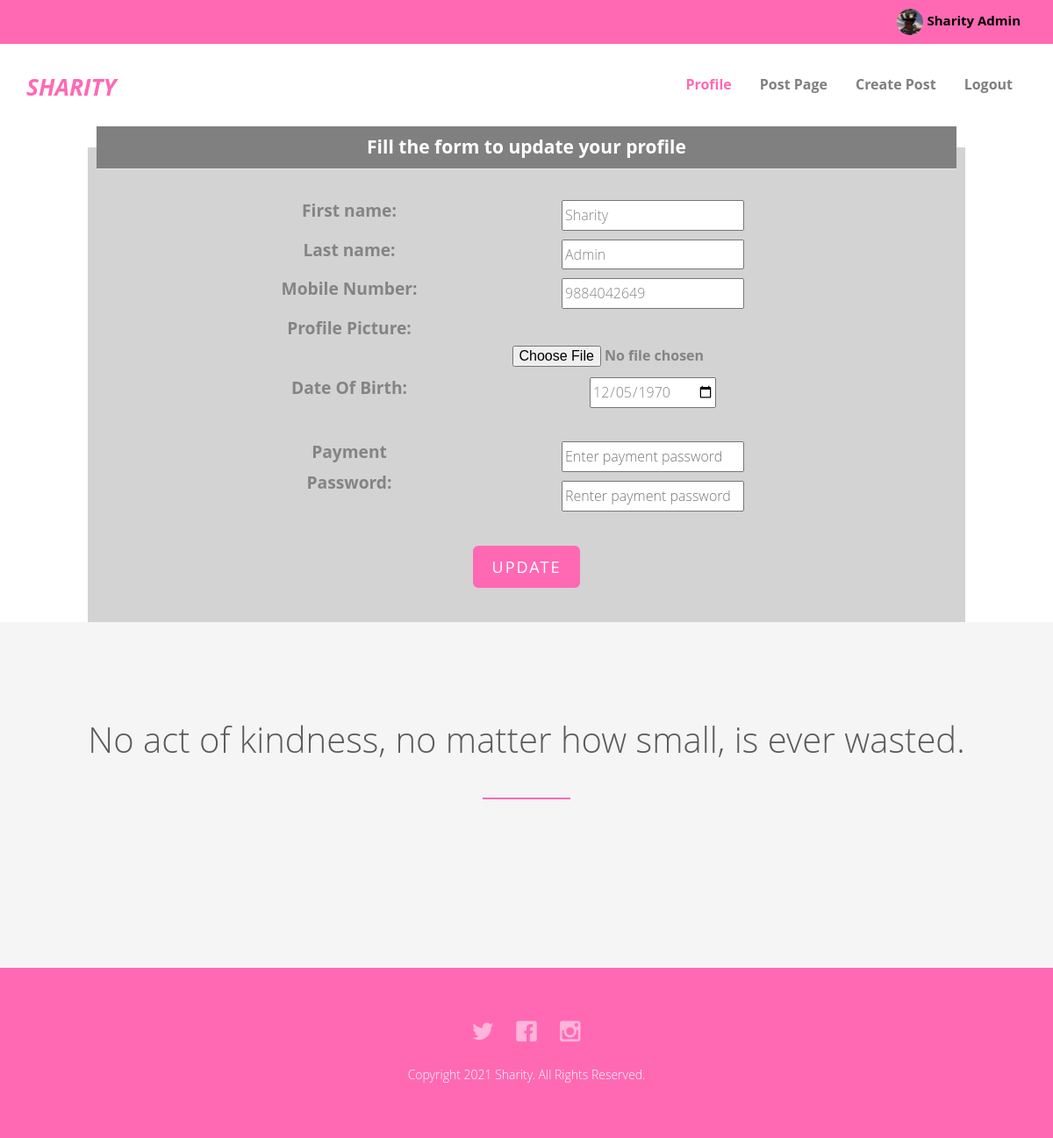
The page /updateprofile/ (signed in) on the database its author committed.
### base/models.py (models this page shows, shortened)
class Profile(models.Model):
    user = models.OneToOneField(User, on_delete=CASCADE)
    first_name = models.CharField(max_length=25, blank=True, null=True)
    last_name = models.CharField(max_length=25, blank=True, null=True)
    mobile_number = models.CharField(max_length=25, blank=True, null=True)
    date_created = models.DateField(auto_now_add=True)
    dp = models.ImageField(default='Mikasa.jpg',
                           upload_to='dp', blank=True, null=True)
    public_id = models.CharField(
        max_length=25, default=public_id_fun, unique=True)
    wallet = models.IntegerField(blank=True, null=True, default=100)
    payment_password = models.CharField(
        max_length=255, default='hello', blank=True, null=True)
    dob = models.DateField(null=True, blank=True)

### base/views.py (the view)
# urls.py: path('updateprofile/', Updateprofile, name='updateprofile'),
@login_required(login_url='login')
def Updateprofile(request):
    paypass_one = request.POST.get('paypass1')
    paypass_two = request.POST.get('paypass2')
    user = request.user
    var = Profile.objects.get(user=user)
    form = Profilemodelform(instance=var)
    if paypass_one == paypass_two:
        if request.method == 'POST':
            form = Profilemodelform(request.POST, request.FILES, instance=var)
            if form.is_valid():
                instance = form.save(commit=False)
                paypass_one = hasher(paypass_one)
                instance.payment_password = paypass_one
                instance.save()
                if request.POST.get('dob'):
                    age = from_dob_to_age(instance.dob)
                    print('This is your age', age)
                    messages.success(request, "Profile Updated Successfully!")
                    return redirect('profile')
    else:
        messages.success(request, "Password didn't match!")
    context = {'form': form}
    return render(request, 'Updateprofile.html', context)

### base/forms.py
class Profilemodelform(forms.ModelForm):
    dp = forms.ImageField(label=('display picture'), required=False, error_messages={
                          'invalid': ("Image files only")}, widget=forms.FileInput)
    class Meta:
        model = Profile
        fields = ['first_name', 'last_name',
                  'mobile_number', 'dp', 'payment_password', 'dob']
        widgets = {
            'dob': DateInput(),
        }

### base/templates/Updateprofile.html (shortened to what this page needs)
{% block content %}
{%load static%}
<!DOCTYPE html>
<html class="no-js">
    <head>
    <link rel="stylesheet" href="{% static '/css/animate.css'  %}">
    <link rel="stylesheet" href="{% static '/css/icomoon.css'  %}">
    <link rel="stylesheet" href="{% static '/css/bootstrap.css'  %}">
    <link rel="stylesheet" href="{% static '/css/superfish.css'  %}">
    <link rel="stylesheet" href="{% static '/css/style.css'  %}">
</head>
<body>
   <div id="fh5co-wrapper">
        <div id="fh5co-page">
        <div class="header-top">
            <div class="container">
                <div class="row">
                    <div class="col-md-6 col-sm-6 text-left fh5co-link">
                    </div>
                    <div class="col-md-6 col-sm-6 text-right fh5co-social">
                    {% if user.is_authenticated %}
        <img style="
    vertical-align: middle;
    width: 30px;
    height: 30px;
    border-radius: 50%;" src="{{user.profile.dp.url}}" />
       <span class="user-logout">{{request.user.profile.first_name}} {{request.user.profile.last_name}}</span>
        {% endif %}
                </div>
            </div>
            </div>
        </div>
               <header id="fh5co-header-section" class="sticky-banner">
            <div class="container">
                <div class="nav-header">
                    <h1 id="fh5co-logo"><a href="{% url 'home'%}"><big><i>Sharity</i></big></a></h1>
                    <nav id="fh5co-menu-wrap" role="navigation">
                        <ul class="sf-menu" id="fh5co-primary-menu">
                             <li class="active"><a href="{% url 'profile'%}"><strong>Profile</strong></a></li>
                            <li><a href="{% url 'post'%}"><strong>Post Page</strong></a></li>
                            <li><a href="{% url 'createpost'%}"><strong>Create Post</strong></a></li>
                            {% if user.is_authenticated %}
                            <li><a href="{% url 'logout'%}"><strong>Logout</strong></a></li>
                            {% endif %}
                        </ul>
                    </nav>
                </div>
            </div>
        </header>
<center>
<div>
<form method="post" enctype="multipart/form-data">
    <fieldset>
        <legend><b>Fill the form to update your profile</b></legend>
    <label><strong><big>First name: </big></strong></label>{{form.first_name}}<br>
    <label><strong><big>Last name: </big></strong></label>{{form.last_name}}<br>
    <label><strong><big>Mobile Number: </big></strong></label>{{form.mobile_number}}<br>
    <label><strong><big>Profile Picture: </big></strong></label> &nbsp;<strong>{{form.dp}}</strong>
    <label><strong><big>Date Of Birth: </big></strong></label>{{form.dob}}<br><br>
   <label><strong><big>Payment Password: </big></strong></label> <input type='password' name='paypass1' placeholder='Enter payment password'><br>
    <input type='password' name='paypass2' placeholder='Renter payment password'><br><br>
    <input class="btn btn-primary btn-lg" type="submit" value="Update"/><br><br>
</fieldset>
</form>
</div>
</center>
<div id="fh5co-feature-product" class="fh5co-section-gray">
            <div class="container">
                <div class="row">
                    <div class="col-md-12 text-center heading-section">
                        <h3>No act of kindness, no matter how small, is ever wasted.</h3>
                    </div>
                </div>
                </div>
            </div>
 <footer>
                <div id="footer">
                    <div class="container">
                        <div class="row">
                            <div class="col-md-6 col-md-offset-3 text-center">
                                <p class="fh5co-social-icons">
                                    <a href="https://twitter.com/?lang=en"><i class="icon-twitter2"></i></a>
                                    <a href="https://www.facebook.com/"><i class="icon-facebook2"></i></a>
                                    <a href="https://www.instagram.com/"><i class="icon-instagram"></i></a>
                                </p>
                                <p>Copyright 2021 Sharity. All Rights Reserved. <br></i>
                            </div>
                        </div>
                    </div>
                </div>
            </footer>
        </div>
</html>
{% endblock %}

### static/css/icomoon.css (style rules this page uses)
[class^="icon-"], [class*=" icon-"] { font-family: 'icomoon' !important; speak: none; font-style: normal; font-weight: normal; font-variant: normal; text-transform: none; line-height: 1; -webkit-font-smoothing: antialiased; -moz-osx-font-smoothing: grayscale; }
.icon-facebook2:before { content: "\ea68"; }
.icon-instagram:before { content: "\ea70"; }
.icon-twitter2:before { content: "\ea7d"; }

### static/css/superfish.css (style rules this page uses)
.sf-menu, .sf-menu * { margin: 0; padding: 0; list-style: none; }
.sf-menu li { position: relative; }
.sf-menu > li { float: left; }
.sf-menu a { display: block; position: relative; }
.sf-menu { float: left; margin-bottom: 1em; }
.sf-menu a { border-left: 1px solid #fff; border-top: 1px solid #dFeEFF; border-top: 1px solid rgba(255,255,255,.5); padding: .75em 1em; text-decoration: none; zoom: 1; }
.sf-menu a { color: #13a; }
.sf-menu li { background: #BDD2FF; white-space: nowrap; *white-space: normal; -webkit-transition: background .2s; transition: background .2s; }

### static/css/style.css (style rules this page uses)
body { font-family: "Open Sans", Arial, sans-serif; line-height: 1.6; font-size: 16px; background: #fff; color: #848484; font-weight: 300; overflow-x: hidden; }
a { color: #FF69B4; -webkit-transition: 0.5s, ease; -o-transition: 0.5s, ease; transition: 0.5s, ease; }
p, ul, ol { margin-bottom: 1.5em; font-size: 16px; color: #848484; font-family: "Open Sans", Arial, sans-serif; }
h1, h2, h3, h4, h5, h6 { color: #5a5a5a; font-family: "Open Sans", Arial, sans-serif; font-weight: 400; margin: 0 0 30px 0; }
.header-top { padding: 10px 0; background: #FF69B4; }
.sf-menu { margin: 7px 0 0 0 !important; }
.sf-menu { float: right; }
.sf-menu a { color: rgba(0, 0, 0, 0.5); padding: 0.75em 1em !important; font-weight: normal; border-left: none; border-top: none; border-top: none; text-decoration: none; zoom: 1; font-size: 16px; border-bottom: none !important; }
.sf-menu li, .sf-menu ul li, .sf-menu ul ul li, .sf-menu li:hover, .sf-menu li.sfHover { background: transparent; }
.sf-menu li:hover a, .sf-menu li.sfHover a, .sf-menu ul li:hover a, .sf-menu ul li.sfHover a, .sf-menu li.active a { color: #FF69B4; }
#fh5co-header-section { padding: 0; position: relative; left: 0; width: 100%; z-index: 1022; background: #fff; }
.nav-header { position: relative; float: left; width: 100%; }
#fh5co-logo { position: relative; z-index: 2; font-size: 22px; text-transform: uppercase; margin-top: 35px; font-weight: 700; float: left; }
#fh5co-logo a { color: #FF69B4; }
#fh5co-menu-wrap { position: relative; z-index: 2; display: block; float: right; margin-top: 15px; }
#fh5co-menu-wrap .sf-menu a { padding: 1em .75em; }
.fh5co-section-gray { background: rgba(0, 0, 0, 0.04); }
.heading-section { padding-bottom: 1em; margin-bottom: 5em; }
.heading-section:after { position: absolute; content: ''; bottom: 0; left: 50%; width: 100px; margin-left: -50px; height: 2px; background: #FF69B4; }
.heading-section h3 { font-size: 40px; font-weight: 300; position: relative; }
#fh5co-feature-product { padding: 7em 0; }
.fh5co-social-icons > a { padding: 4px 10px; color: #FF69B4; }
.fh5co-social-icons > a i { font-size: 26px; }
#footer { background: #FF69B4; padding: 60px 0 40px; }
#footer p { color: white; font-size: 14px; }
#footer p a { color: rgba(255, 255, 255, 0.5); }
.btn { -webkit-transition: 0.3s; -o-transition: 0.3s; transition: 0.3s; }
.btn { text-transform: uppercase; letter-spacing: 2px; -webkit-transition: 0.3s; -o-transition: 0.3s; transition: 0.3s; }
.btn.btn-primary { background: #FF69B4; color: #fff; border: none !important; border: 2px solid transparent !important; }
#fh5co-wrapper { overflow-x: hidden; position: relative; }
#fh5co-page { position: relative; -webkit-transition: 0.5s; -o-transition: 0.5s; transition: 0.5s; }

### base/templates/Updateprofile.html (style rules this page uses)
.user-logout { font-size: 15px; font-weight: bold; color: black; margin-right: 7px; }
fieldset { background-color:#D3D3D3; padding:10px; width:1000px; line-height:1.8; }
legend { background-color: gray; color: white; padding: 5px 10px; }
input { margin: 5px; }
label { margin-left: 13em; float: left; width: 10em; margin-right: -5em; }

### rows shown on the page
Profile: first_name "Sharity", last_name "Admin", mobile_number "9884042649", dob "12/05/1970"

### other values the page prints
{{ request.user.profile.first_name }} "Sharity"
{{ request.user.profile.last_name }} "Admin"
